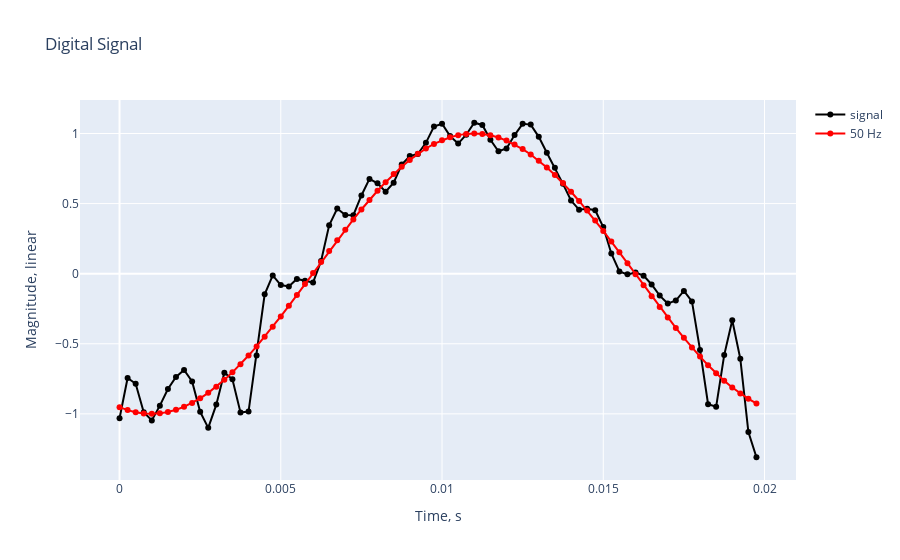
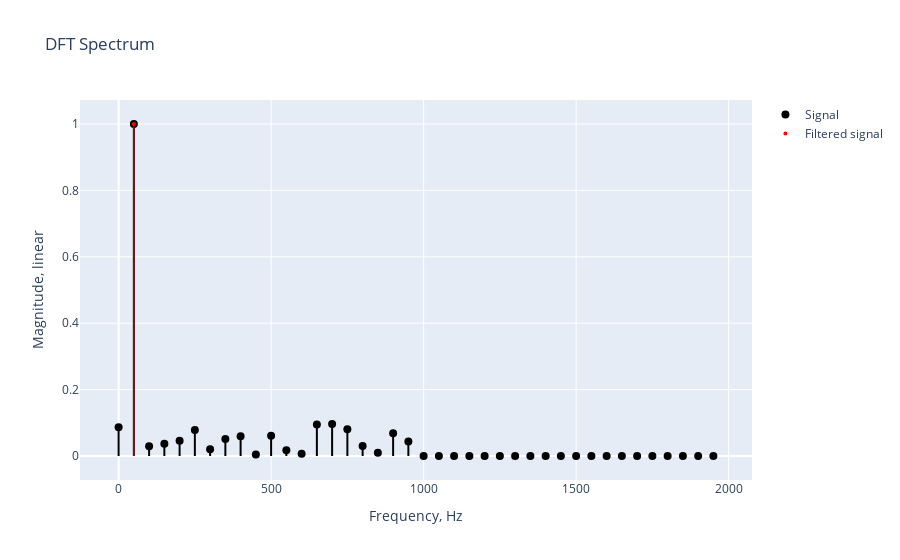

Source (notebook cell) for these figures, in order:
### Code cell
import numpy as np
import plotly.graph_objects as go
from math import pi

np.random.seed(42)

fs = 4000  # Hz
Ts = 1 / fs
time = np.arange(0, 20e-3, Ts)  # seconds

# Generate periodic signals
f1 = 50
T1 = 1 / f1
fmax = 20 * f1
F = np.arange(0, fmax, f1)
P = np.random.uniform(-pi, pi, len(F))
A = np.random.uniform(0, 0.1, len(F))
A[1] = 1
periodic = np.zeros((len(F),len(time)))
for i in range(len(F)):
    for j, t in enumerate(time):
        periodic[i,j] = A[i] * np.cos(2 * pi * F[i] * t + P[i])
periodics = np.sum(periodic, axis=0)
# print("Periodic components")
# print("Frequencies (Hz): Amplitudes")
# for i in range(len(F)):
#     print(f"{F[i]}: {A[i]}")

# Generate white noise
noise_max = 0.1
noise = np.random.uniform(0, noise_max, len(time))
print(f"Maximum noise amplitude = {noise_max}")

# Generate aperiodic component
fade_coef = 100
amp_coef = 1
t_start = time[len(time) // 2]  # middle time
aperiodic = amp_coef * np.exp(-fade_coef * (time - t_start))
aperiodic[time < t_start] = 0  # aperiodic starts form t_start

# Sum up all components into one signal
signal = 0
signal += periodics
# signal += aperiodic
# signal += noise

fig = go.Figure()
fig.add_trace(go.Scatter(x=time, y=signal, name="signal", mode="lines+markers", line=dict(color="black")))
fig.add_trace(go.Scatter(x=time, y=periodic[1], name="50 Hz", mode="lines+markers", line=dict(color="red")))
# fig.add_trace(go.Scatter(y=periodic[0], name="DC"))
# fig.add_trace(go.Scatter(y=np.sum(periodic[2:], axis=0), name="harmonics"))
# fig.add_trace(go.Scatter(y=aperiodic, name="aperiodic"))
# fig.add_trace(go.Scatter(y=noise, name="noise"))
fig.update_layout(title="Digital Signal", xaxis_title="Time, s", yaxis_title="Magnitude, linear")
fig.show()

N = len(signal)
res = np.fft.fft(signal,N) / N # complex
freqs = np.fft.fftfreq(len(signal),Ts)
res = np.fft.fftshift(res)[N//2:] * 2
freqs = np.fft.fftshift(freqs)[N//2:]

mags = np.abs(res)

fig = go.Figure()
# Add the stems (vertical lines)
for i in range(len(freqs)):
    fig.add_trace(
        go.Scatter(
            x=[freqs[i], freqs[i]],
            y=[0, mags[i]],
            mode="lines",
            line=dict(color="black", width=2),
            showlegend=False,
        )
    )
# Add the markers at stems
fig.add_trace(
    go.Scatter(
        x=freqs,
        y=mags,
        mode="markers",
        marker=dict(color="black", size=8),
        name="Signal",
    )
)
fig.add_trace(
    go.Scatter(
        x=[freqs[1], freqs[1]],
        y=[0, mags[1]],
        mode="lines",
        line=dict(color="red", width=1),
        showlegend=False,
    )
)
fig.add_trace(
    go.Scatter(
        x=[freqs[1]],
        y=[mags[1]],
        mode="markers",
        marker=dict(color="red", size=4),
        name="Filtered signal",
    )
)
fig.update_layout(title="DFT Spectrum", xaxis_title="Frequency, Hz", yaxis_title="Magnitude, linear")
fig.show()

### Figure 1 — Plotly figure (JSON) as saved in the notebook; plotly's stock layout.template omitted (floating-point values rounded to 4 significant figures)
{"data": [{"line": {"color": "black"}, "mode": "lines+markers", "name": "signal", "type": "scatter", "x": [0, 0.00025, 0.0005, 0.00075, 0.001, 0.00125, 0.0015, 0.00175, 0.002, 0.00225, 0.0025, 0.00275, 0.003, 0.00325, 0.0035, 0.00375, 0.004, 0.00425, 0.0045, 0.00475, 0.005, 0.00525, 0.0055, 0.00575, 0.006, 0.00625, 0.0065, 0.00675, 0.007, 0.00725, 0.0075, 0.00775, 0.008, 0.00825, 0.0085, 0.00875, 0.009, 0.00925, 0.0095, 0.00975, 0.01, 0.01025, 0.0105, 0.01075, 0.011, 0.01125, 0.0115, 0.01175, 0.012, 0.01225, 0.0125, 0.01275, 0.013, 0.01325, 0.0135, 0.01375, 0.014, 0.01425, 0.0145, 0.01475, 0.015, 0.01525, 0.0155, 0.01575, 0.016, 0.01625, 0.0165, 0.01675, 0.017, 0.01725, 0.0175, 0.01775, 0.018, 0.01825, 0.0185, 0.01875, 0.019, 0.01925, 0.0195, 0.01975], "y": [-1.031, -0.7439, -0.7854, -0.9886, -1.047, -0.9413, -0.8227, -0.7367, -0.6871, -0.7686, -0.9854, -1.1, -0.9341, -0.706, -0.753, -0.9902, -0.9835, -0.5841, -0.1474, -0.01274, -0.08105, -0.09132, -0.03744, -0.05001, -0.06289, 0.09098, 0.3457, 0.4651, 0.4178, 0.4169, 0.5578, 0.6759, 0.6446, 0.5849, 0.6489, 0.7786, 0.8389, 0.8539, 0.9335, 1.05, 1.069, 0.9813, 0.9282, 0.9911, 1.077, 1.061, 0.9551, 0.873, 0.8932, 0.9888, 1.069, 1.064, 0.9762, 0.8632, 0.7563, 0.6407, 0.5217, 0.4563, 0.4628, 0.4527, 0.3327, 0.1443, 0.01629, -0.004898, 0.008707, -0.01405, -0.07701, -0.1564, -0.2133, -0.1915, -0.123, -0.198, -0.5437, -0.9308, -0.9497, -0.5807, -0.3329, -0.6072, -1.13, -1.31]}, {"line": {"color": "red"}, "mode": "lines+markers", "name": "50 Hz", "type": "scatter", "x": [0, 0.00025, 0.0005, 0.00075, 0.001, 0.00125, 0.0015, 0.00175, 0.002, 0.00225, 0.0025, 0.00275, 0.003, 0.00325, 0.0035, 0.00375, 0.004, 0.00425, 0.0045, 0.00475, 0.005, 0.00525, 0.0055, 0.00575, 0.006, 0.00625, 0.0065, 0.00675, 0.007, 0.00725, 0.0075, 0.00775, 0.008, 0.00825, 0.0085, 0.00875, 0.009, 0.00925, 0.0095, 0.00975, 0.01, 0.01025, 0.0105, 0.01075, 0.011, 0.01125, 0.0115, 0.01175, 0.012, 0.01225, 0.0125, 0.01275, 0.013, 0.01325, 0.0135, 0.01375, 0.014, 0.01425, 0.0145, 0.01475, 0.015, 0.01525, 0.0155, 0.01575, 0.016, 0.01625, 0.0165, 0.01675, 0.017, 0.01725, 0.0175, 0.01775, 0.018, 0.01825, 0.0185, 0.01875, 0.019, 0.01925, 0.0195, 0.01975], "y": [-0.9524, -0.9734, -0.9884, -0.9973, -1.0, -0.9966, -0.987, -0.9713, -0.9497, -0.9222, -0.889, -0.8503, -0.8064, -0.7575, -0.7039, -0.646, -0.5841, -0.5187, -0.45, -0.3785, -0.3047, -0.2291, -0.152, -0.07398, 0.004488, 0.08293, 0.1609, 0.2378, 0.3133, 0.3868, 0.458, 0.5263, 0.5914, 0.6529, 0.7103, 0.7633, 0.8116, 0.855, 0.893, 0.9256, 0.9524, 0.9734, 0.9884, 0.9973, 1.0, 0.9966, 0.987, 0.9713, 0.9497, 0.9222, 0.889, 0.8503, 0.8064, 0.7575, 0.7039, 0.646, 0.5841, 0.5187, 0.45, 0.3785, 0.3047, 0.2291, 0.152, 0.07398, -0.004488, -0.08293, -0.1609, -0.2378, -0.3133, -0.3868, -0.458, -0.5263, -0.5914, -0.6529, -0.7103, -0.7633, -0.8116, -0.855, -0.893, -0.9256]}], "layout": {"title": {"text": "Digital Signal"}, "xaxis": {"title": {"text": "Time, s"}}, "yaxis": {"title": {"text": "Magnitude, linear"}}}}

### Figure 2 — Plotly figure (JSON) as saved in the notebook; plotly's stock layout.template omitted (floating-point values rounded to 4 significant figures)
{"data": [{"line": {"color": "black", "width": 2}, "mode": "lines", "showlegend": false, "type": "scatter", "x": [0, 0], "y": [0, 0.08628]}, {"line": {"color": "black", "width": 2}, "mode": "lines", "showlegend": false, "type": "scatter", "x": [50, 50], "y": [0, 1]}, {"line": {"color": "black", "width": 2}, "mode": "lines", "showlegend": false, "type": "scatter", "x": [100, 100], "y": [0, 0.02921]}, {"line": {"color": "black", "width": 2}, "mode": "lines", "showlegend": false, "type": "scatter", "x": [150, 150], "y": [0, 0.03664]}, {"line": {"color": "black", "width": 2}, "mode": "lines", "showlegend": false, "type": "scatter", "x": [200, 200], "y": [0, 0.04561]}, {"line": {"color": "black", "width": 2}, "mode": "lines", "showlegend": false, "type": "scatter", "x": [250, 250], "y": [0, 0.07852]}, {"line": {"color": "black", "width": 2}, "mode": "lines", "showlegend": false, "type": "scatter", "x": [300, 300], "y": [0, 0.01997]}, {"line": {"color": "black", "width": 2}, "mode": "lines", "showlegend": false, "type": "scatter", "x": [350, 350], "y": [0, 0.05142]}, {"line": {"color": "black", "width": 2}, "mode": "lines", "showlegend": false, "type": "scatter", "x": [400, 400], "y": [0, 0.05924]}, {"line": {"color": "black", "width": 2}, "mode": "lines", "showlegend": false, "type": "scatter", "x": [450, 450], "y": [0, 0.004645]}, {"line": {"color": "black", "width": 2}, "mode": "lines", "showlegend": false, "type": "scatter", "x": [500, 500], "y": [0, 0.06075]}, {"line": {"color": "black", "width": 2}, "mode": "lines", "showlegend": false, "type": "scatter", "x": [550, 550], "y": [0, 0.01705]}, {"line": {"color": "black", "width": 2}, "mode": "lines", "showlegend": false, "type": "scatter", "x": [600, 600], "y": [0, 0.006505]}, {"line": {"color": "black", "width": 2}, "mode": "lines", "showlegend": false, "type": "scatter", "x": [650, 650], "y": [0, 0.09489]}, {"line": {"color": "black", "width": 2}, "mode": "lines", "showlegend": false, "type": "scatter", "x": [700, 700], "y": [0, 0.09656]}, {"line": {"color": "black", "width": 2}, "mode": "lines", "showlegend": false, "type": "scatter", "x": [750, 750], "y": [0, 0.08084]}, {"line": {"color": "black", "width": 2}, "mode": "lines", "showlegend": false, "type": "scatter", "x": [800, 800], "y": [0, 0.03046]}, {"line": {"color": "black", "width": 2}, "mode": "lines", "showlegend": false, "type": "scatter", "x": [850, 850], "y": [0, 0.009767]}, {"line": {"color": "black", "width": 2}, "mode": "lines", "showlegend": false, "type": "scatter", "x": [900, 900], "y": [0, 0.06842]}, {"line": {"color": "black", "width": 2}, "mode": "lines", "showlegend": false, "type": "scatter", "x": [950, 950], "y": [0, 0.04402]}, {"line": {"color": "black", "width": 2}, "mode": "lines", "showlegend": false, "type": "scatter", "x": [1000, 1000], "y": [0, 1.032e-16]}, {"line": {"color": "black", "width": 2}, "mode": "lines", "showlegend": false, "type": "scatter", "x": [1050, 1050], "y": [0, 2.221e-16]}, {"line": {"color": "black", "width": 2}, "mode": "lines", "showlegend": false, "type": "scatter", "x": [1100, 1100], "y": [0, 1.481e-16]}, {"line": {"color": "black", "width": 2}, "mode": "lines", "showlegend": false, "type": "scatter", "x": [1150, 1150], "y": [0, 2.981e-16]}, {"line": {"color": "black", "width": 2}, "mode": "lines", "showlegend": false, "type": "scatter", "x": [1200, 1200], "y": [0, 2.451e-16]}, {"line": {"color": "black", "width": 2}, "mode": "lines", "showlegend": false, "type": "scatter", "x": [1250, 1250], "y": [0, 2.928e-16]}, {"line": {"color": "black", "width": 2}, "mode": "lines", "showlegend": false, "type": "scatter", "x": [1300, 1300], "y": [0, 2.208e-16]}, {"line": {"color": "black", "width": 2}, "mode": "lines", "showlegend": false, "type": "scatter", "x": [1350, 1350], "y": [0, 7.948e-17]}, {"line": {"color": "black", "width": 2}, "mode": "lines", "showlegend": false, "type": "scatter", "x": [1400, 1400], "y": [0, 8.252e-17]}, {"line": {"color": "black", "width": 2}, "mode": "lines", "showlegend": false, "type": "scatter", "x": [1450, 1450], "y": [0, 1.518e-16]}, {"line": {"color": "black", "width": 2}, "mode": "lines", "showlegend": false, "type": "scatter", "x": [1500, 1500], "y": [0, 1.037e-16]}, {"line": {"color": "black", "width": 2}, "mode": "lines", "showlegend": false, "type": "scatter", "x": [1550, 1550], "y": [0, 1.601e-16]}, {"line": {"color": "black", "width": 2}, "mode": "lines", "showlegend": false, "type": "scatter", "x": [1600, 1600], "y": [0, 1.129e-16]}, {"line": {"color": "black", "width": 2}, "mode": "lines", "showlegend": false, "type": "scatter", "x": [1650, 1650], "y": [0, 3.24e-17]}, {"line": {"color": "black", "width": 2}, "mode": "lines", "showlegend": false, "type": "scatter", "x": [1700, 1700], "y": [0, 2.227e-16]}, {"line": {"color": "black", "width": 2}, "mode": "lines", "showlegend": false, "type": "scatter", "x": [1750, 1750], "y": [0, 1.191e-16]}, {"line": {"color": "black", "width": 2}, "mode": "lines", "showlegend": false, "type": "scatter", "x": [1800, 1800], "y": [0, 1.345e-16]}, {"line": {"color": "black", "width": 2}, "mode": "lines", "showlegend": false, "type": "scatter", "x": [1850, 1850], "y": [0, 2.298e-16]}, {"line": {"color": "black", "width": 2}, "mode": "lines", "showlegend": false, "type": "scatter", "x": [1900, 1900], "y": [0, 1.156e-16]}, {"line": {"color": "black", "width": 2}, "mode": "lines", "showlegend": false, "type": "scatter", "x": [1950, 1950], "y": [0, 1.394e-16]}, {"marker": {"color": "black", "size": 8}, "mode": "markers", "name": "Signal", "type": "scatter", "x": [0, 50, 100, 150, 200, 250, 300, 350, 400, 450, 500, 550, 600, 650, 700, 750, 800, 850, 900, 950, 1000, 1050, 1100, 1150, 1200, 1250, 1300, 1350, 1400, 1450, 1500, 1550, 1600, 1650, 1700, 1750, 1800, 1850, 1900, 1950], "y": [0.08628, 1, 0.02921, 0.03664, 0.04561, 0.07852, 0.01997, 0.05142, 0.05924, 0.004645, 0.06075, 0.01705, 0.006505, 0.09489, 0.09656, 0.08084, 0.03046, 0.009767, 0.06842, 0.04402, 1.032e-16, 2.221e-16, 1.481e-16, 2.981e-16, 2.451e-16, 2.928e-16, 2.208e-16, 7.948e-17, 8.252e-17, 1.518e-16, 1.037e-16, 1.601e-16, 1.129e-16, 3.24e-17, 2.227e-16, 1.191e-16, 1.345e-16, 2.298e-16, 1.156e-16, 1.394e-16]}, {"line": {"color": "red", "width": 1}, "mode": "lines", "showlegend": false, "type": "scatter", "x": [50, 50], "y": [0, 1]}, {"marker": {"color": "red", "size": 4}, "mode": "markers", "name": "Filtered signal", "type": "scatter", "x": [50], "y": [1]}], "layout": {"title": {"text": "DFT Spectrum"}, "xaxis": {"title": {"text": "Frequency, Hz"}}, "yaxis": {"title": {"text": "Magnitude, linear"}}}}
